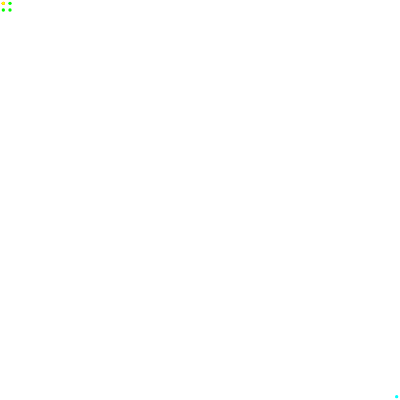
Frame 1 (no input)
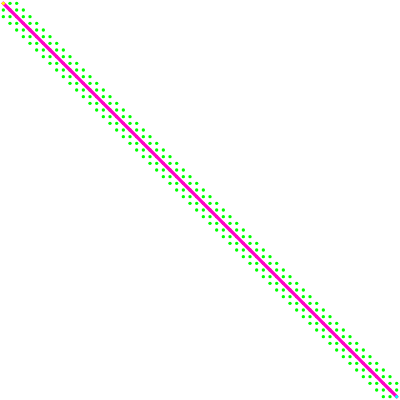
Frame 60 (no input)
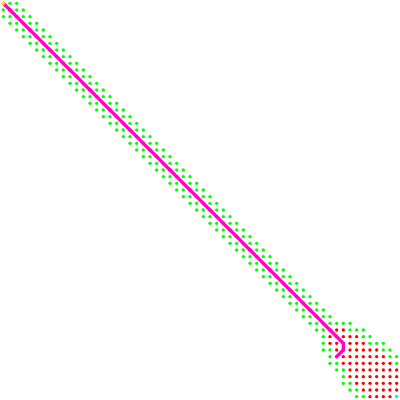
Frame 120 (the mouse pressed at the canvas centre since frame 60)

The p5.js sketch that drew these frames (run headless with seeded random() and noise() and a simulated clock; from frame 60 on, the mouse is pressed at the canvas centre):

// p5.js sketch
// ── sketch.js

class CostTracker {
  constructor(i, j) {
    this.i = i; // x pos;
    this.j = j; // y pos;
    this.f = 0; // totalCost;
    this.g = 0; // costFromStart;
    this.h = 0; // heuristicCost;
    this.neighbours = new Array();
    this.previousCell = null;
    this.wall = false; // Math.random(1) < 0.4;

    this.show = function(colour) {
      fill(colour);
      noStroke();
      ellipse(this.i * w + w / 2, this.j * h + h / 2, w / 2, h / 2);
      // rect(this.i * w, this.j * h, w-1, h-1);
    }

    this.addNeighbours = function(currentGrid) {
      const { i, j, neighbours, wall } = this;

      // check if valid neighbour and add to array if yes
      if (!wall) {
        // straight
        if (i < colCount - 1) neighbours.push(currentGrid[i + 1][j]);
        if (i > 0) neighbours.push(currentGrid[i - 1][j]);
        if (j < rowCount - 1) neighbours.push(currentGrid[i][j + 1]);
        if (j > 0) neighbours.push(currentGrid[i][j - 1]);
        // diagonals
        if (i < colCount - 1 && j > 0) neighbours.push(currentGrid[i + 1][j - 1]);
        if (i > 0 && j > 0) neighbours.push(currentGrid[i - 1][j - 1]);
        if (i < colCount - 1 && j < rowCount - 1) neighbours.push(currentGrid[i + 1][j + 1]);
        if (i > 0 && j < rowCount - 1) neighbours.push(currentGrid[i - 1][j + 1]);
      }
    }
  }
}

// globals
var openSet = new Array();
var closedSet = new Array();
var completedPath = new Array();
var isSolvable = true;
var startCell;
var currentCell;
var endCell;
var w;
var h;

const colCount = 60;
const rowCount = 60;
const grid = createGrid();

// !!!!!!!!!!!!!!!!!!!! START
startCell = grid[0][0];
startCell.wall = false;
endCell = grid[colCount - 1][rowCount -1];
endCell.wall = false;

openSet.push(startCell);

console.log('grid: ', grid);
console.log('openSet: ', openSet);
console.log('closedSet: ', closedSet);

// p5js
function setup() {
  createCanvas(400, 400);

  w = width / colCount;
  h = height / rowCount;
}

function draw() {
  if (openSet.length) {
    let winner = 0;

    for (let i = 0; i < openSet.length; i++) {
      if (openSet[i].f < openSet[winner].f) {
        winner = i;
      }
    }

    currentCell = openSet[winner];

    // !!!!!!!!!!!!!!!!!!!! DONE
    if (currentCell == endCell) {
      console.log('grid: ', grid);
      console.log('openSet: ', openSet);
      console.log('closedSet: ', closedSet);
      console.log('completedPath: ', completedPath);
      console.log("PATH-ED!");

      noLoop();
    }

    // manage tracking arrays
    removeCellFromArray(openSet, currentCell);
    closedSet.push(currentCell);

    for (let i = 0; i < currentCell.neighbours.length; i++) {
        const neighbour = currentCell.neighbours[i];

        if (!closedSet.includes(neighbour)) {
          // set g score
          const tempG = currentCell.g + 1;
          let cellIsBetterPath = false;

          if (openSet.includes(neighbour)) {
            if (tempG < neighbour.g) {
              cellIsBetterPath = true;
              neighbour.g  = tempG;
            }
          } else {
            cellIsBetterPath = true;
            neighbour.g = tempG;
            openSet.push(neighbour);
          }

          if (cellIsBetterPath) {
            neighbour.h = calcHeuristic(neighbour, endCell);
            neighbour.f = neighbour.g + neighbour.h;
            neighbour.previousCell = currentCell;
          }
        }
    }

  } else {
    console.log('No possible path found.');
    noLoop();
    return;
  }

  // draw
  background(255);

  if (grid) {
    for (let i = 0; i < colCount; i++) {
      for (let j = 0; j < rowCount; j++) {
        const selectedCell = grid[i][j];

        if (selectedCell.wall) {
          selectedCell.show(color(0));
        } else {
          // selectedCell.show(color(255));

          if (closedSet.includes(selectedCell)) {
            selectedCell.show(color(255,0,0));
          }

          if (openSet.includes(selectedCell)) {
            selectedCell.show(color(0,255,0));
          }
        }
      }
    }

    // Find path taken
    completedPath = [];
    let temp = currentCell;

    completedPath.push(temp);

    while (temp.previousCell) {
      completedPath.push(temp.previousCell);
      // temp.show(color(0,0,255)); // colour completed path
      temp = temp.previousCell;
    }

    noFill();
    stroke(255,0,200)
    strokeWeight(w / 2);
    beginShape();
    for (let i = 0; i < completedPath.length; i++) {
      vertex(completedPath[i].i * w + w / 2, completedPath[i].j * h + h / 2);
    }
    endShape();

    startCell.show(color(255,255,0));
    endCell.show(color(0,255,255));
  }
}

function createGrid() {
  const g = new Array(colCount);

  for (let i = 0; i < colCount; i++) {
    g[i] = new Array(rowCount);
  }

  // populate cells
  for (let i = 0; i < colCount; i++) {
    for (let j = 0; j < rowCount; j++) {
      g[i][j] = new CostTracker(i, j);
    }
  }

  // populate neighbouring cell info
  for (let i = 0; i < colCount; i++) {
    for (let j = 0; j < rowCount; j++) {
      g[i][j].addNeighbours(g);
    }
  }

  return g
}

function removeCellFromArray(arr, cell) {
  for (let i = arr.length; i >= 0; i--) {
    if (arr[i] === cell) {
      arr.splice(i, 1);
      return;
    }
  }
}

function calcHeuristic(a, b) {
  // euclidian distance
  return dist(a.i, a.j, b.i, b.j);

  // manhattan distance
  //return abs(a.i - b.i) + abs(a.j - b.j);
}
